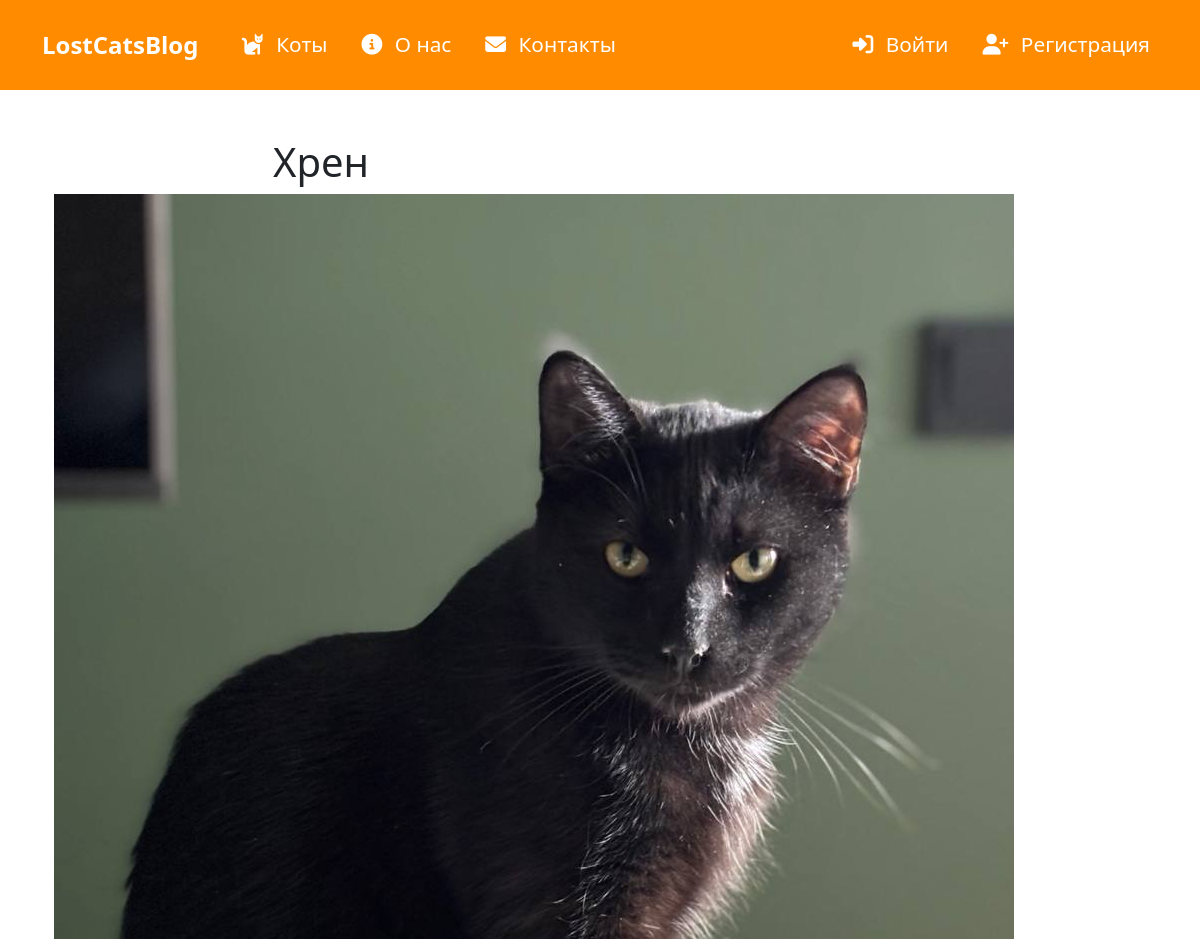
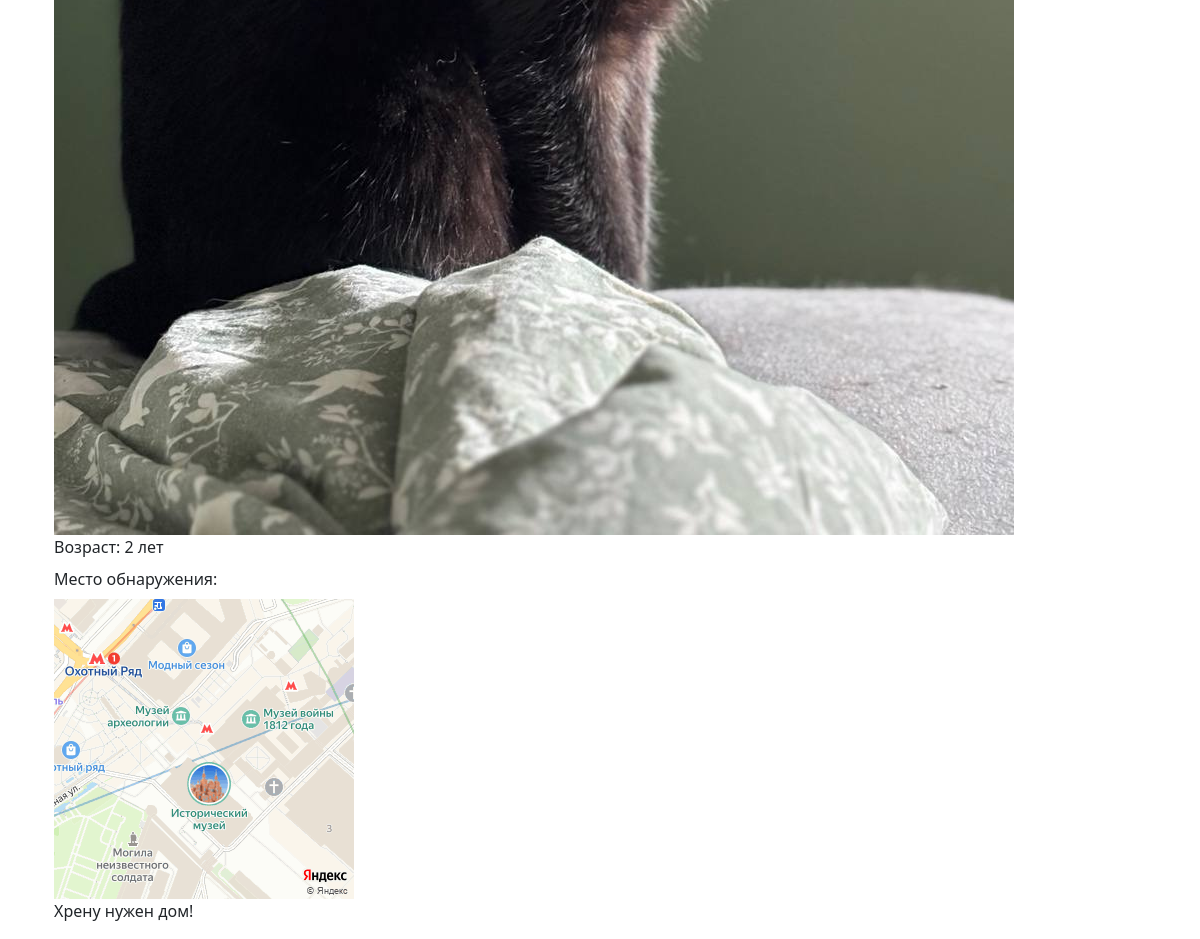
The app's page /get_cat_home/2 with its own data (2 pictures, top to bottom).
### models.py (models this page shows, shortened)
class Cat(db.Model):  # Replace Cat with your actual model
        id = db.Column(db.Integer, primary_key=True)
        name = db.Column(db.String(80), nullable=False)
        age = db.Column(db.Integer)
        description = db.Column(db.String(80), nullable=False)
        image_url = db.Column(db.String(80), nullable=False)
        address = db.Column(db.String(80), nullable=False)
        address_img_url = db.Column(db.String(80), nullable=False)

### app.py (the view)
@app.route('/get_cat_home/<int:cat_id>')
def get_cat_home(cat_id):
    cat = Cat.query.get_or_404(cat_id)
    print(cat.address_img_url)
    return render_template('get_cat_home.html', cat=cat)

### templates/get_cat_home.html
{% extends "navigation.html" %}
{% block content %}
<div class="container mt-5">
    <div class="row">
        <div class="col-md-6">
            <div class="cat-info">
                <h1 class="cat-name">{{ cat.name }}</h1>
                <img src="{{ cat.image_url }}" alt="Кот" class="address-image">
                <p class="cat-details mb-2">Возраст: {{ cat.age }} лет</p>
                <p class="cat-details mb-2">Место обнаружения:</p>
                <img src="{{ cat.address_img_url }}" alt="Место, где нашли кота" class="address-image">
                <p class="cat-description">{{ cat.description }}</p>
            </div>
        </div>
    </div>
</div>
{% endblock %}

### static/css/style.css (style rules this page uses)
body, html { margin: 0; padding: 0; height: 100%; overflow-x: hidden; }
h1 { margin: 10px auto; display: flex; justify-content: center; color: #473124; }

### records on screen
Cat: name "Хрен", image_url (picture), age "2", description "Хрену нужен дом!"
